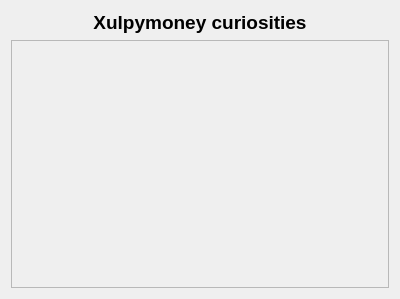
<?xml version="1.0" encoding="UTF-8"?>
<ui version="4.0">
 <class>wdgCuriosities</class>
 <widget class="QWidget" name="wdgCuriosities">
  <property name="geometry">
   <rect>
    <x>0</x>
    <y>0</y>
    <width>400</width>
    <height>299</height>
   </rect>
  </property>
  <layout class="QHBoxLayout" name="layout_2">
   <item>
    <layout class="QVBoxLayout" name="verticalLayout">
     <item>
      <widget class="QLabel" name="lblApp">
       <property name="font">
        <font>
         <pointsize>14</pointsize>
         <weight>75</weight>
         <bold>true</bold>
        </font>
       </property>
       <property name="text">
        <string>Xulpymoney curiosities</string>
       </property>
       <property name="scaledContents">
        <bool>false</bool>
       </property>
       <property name="alignment">
        <set>Qt::AlignCenter</set>
       </property>
       <property name="margin">
        <number>4</number>
       </property>
       <property name="indent">
        <number>-1</number>
       </property>
      </widget>
     </item>
     <item>
      <widget class="QScrollArea" name="scrollArea">
       <property name="widgetResizable">
        <bool>true</bool>
       </property>
       <widget class="QWidget" name="scrollAreaWidgetContents">
        <property name="geometry">
         <rect>
          <x>0</x>
          <y>0</y>
          <width>382</width>
          <height>240</height>
         </rect>
        </property>
        <layout class="QHBoxLayout" name="horizontalLayout_3">
         <item>
          <layout class="QVBoxLayout" name="layout"/>
         </item>
        </layout>
       </widget>
      </widget>
     </item>
    </layout>
   </item>
  </layout>
 </widget>
 <resources>
  <include location="../images/caloriestracker.qrc"/>
 </resources>
 <connections/>
</ui>
